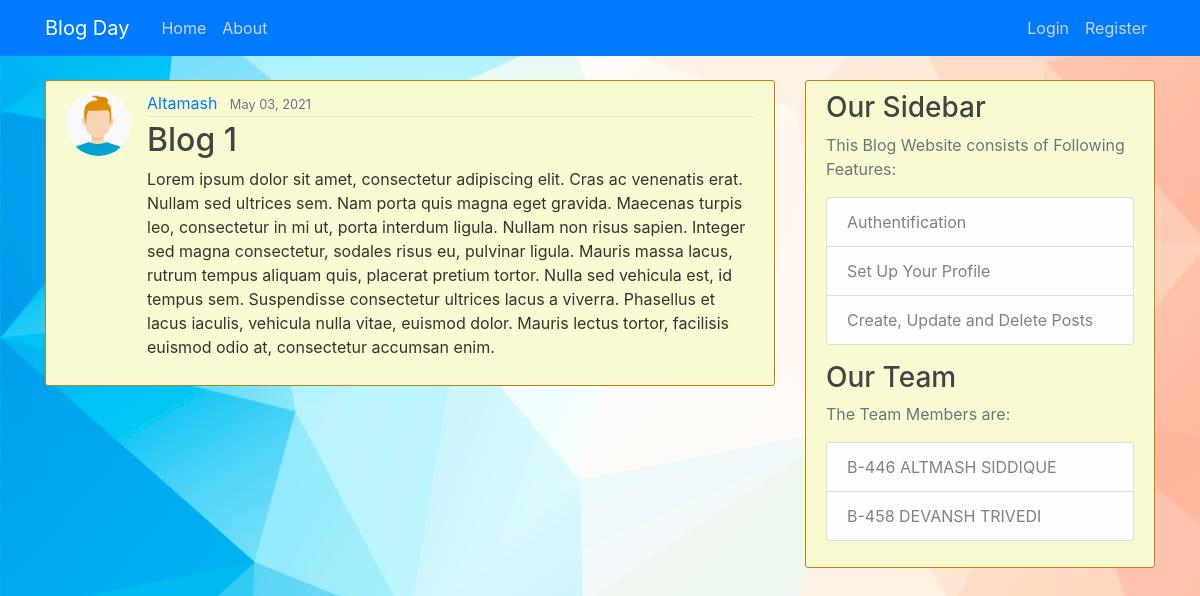
The app's page /post/14/ with its own data.
### blog/models.py (models this page shows, shortened)
class Post(models.Model):
    title = models.CharField(max_length=100)
    content = models.TextField()
    date_posted = models.DateTimeField(default=timezone.now)
    author = models.ForeignKey(User, on_delete=models.CASCADE)

### users/models.py (models this page shows, shortened)
class Profile(models.Model):
    user = models.OneToOneField(User, on_delete=models.CASCADE)
    image = models.ImageField(default='default.jpg', upload_to='profile_pics')

### blog/views.py (the view)
# urls.py: path('post/<int:pk>/', PostDetailView.as_view(), name='post-detail'),
class PostDetailView(DetailView):
    model = Post

### blog/templates/blog/post_detail.html (shortened to what this page needs)
{% extends "blog/base.html" %}
{% block content %}
  <article class="media content-section">
    <img class="rounded-circle article-img" src="{{ object.author.profile.image.url }}">
    <div class="media-body">
      <div class="article-metadata">
        <a class="mr-2" href="#">{{ object.author }}</a>
        <small class="text-muted">{{ object.date_posted|date:"F d, Y" }}</small>
      </div>
      <h2 class="article-title">{{ object.title }}</h2>
      <p class="article-content">{{ object.content }}</p>
    </div>
  </article>
{% endblock content %}

### blog/static/blog/main.css (style rules this page uses)
body { background-image: url('bg.jpeg'); background-repeat: no-repeat; background-attachment: fixed; background-size: cover; color: #333333; margin-top: 5rem; }
h1, h2, h3, h4, h5, h6 { color: #444444; }
.content-section { background: lightgoldenrodyellow; padding: 10px 20px; border: 1px solid darkgoldenrod; border-radius: 3px; margin-bottom: 20px; }
.article-title { color: #444444; }
.article-content { white-space: pre-line; }
.article-img { height: 65px; width: 65px; margin-right: 16px; }
.article-metadata { padding-bottom: 1px; margin-bottom: 4px; border-bottom: 1px solid #e3e3e3 }

### records on screen
Post: author.profile.image (picture), author "Altamash", date_posted "May 03, 2021", title "Blog 1", content "Lorem ipsum dolor sit amet, consectetur adipiscing elit. Cras ac venenatis erat. Nullam sed ultrices sem. Nam porta quis magna eget gravida. Maecenas turpis leo, consectetur in mi ut, porta interdum ligula. Nullam non risus sapien. Integer sed magna consectetur, sodales risus eu, pulvinar ligula. Mauris massa lacus, rutrum tempus aliquam quis, placerat pretium tortor. Nulla sed vehicula est, id tempus sem. Suspendisse consectetur ultrices lacus a viverra. Phasellus et lacus iaculis, vehicula nulla vitae, euismod dolor. Mauris lectus tortor, facilisis euismod odio at, consectetur accumsan enim."
